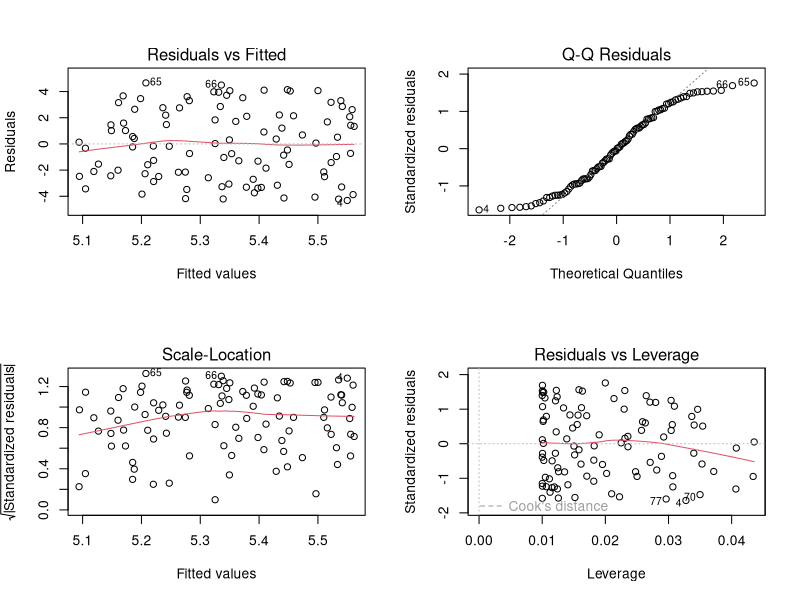

Write the R code that produced this figure.
## ---- chunk 1
dat1<-runif(100,1,10)
dat2<-runif(100,1,10)
test1<-lm(dat2~dat1)
par(mfrow=c(2,2))
plot(test1)
